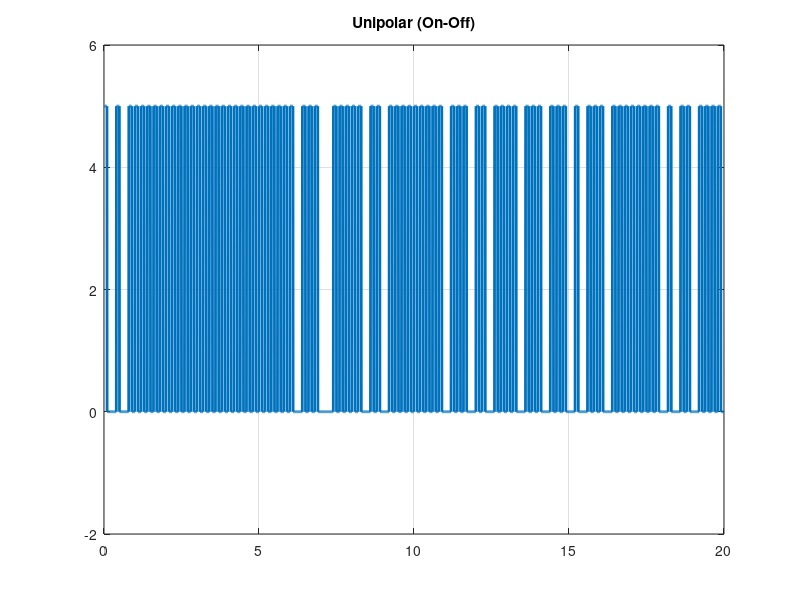
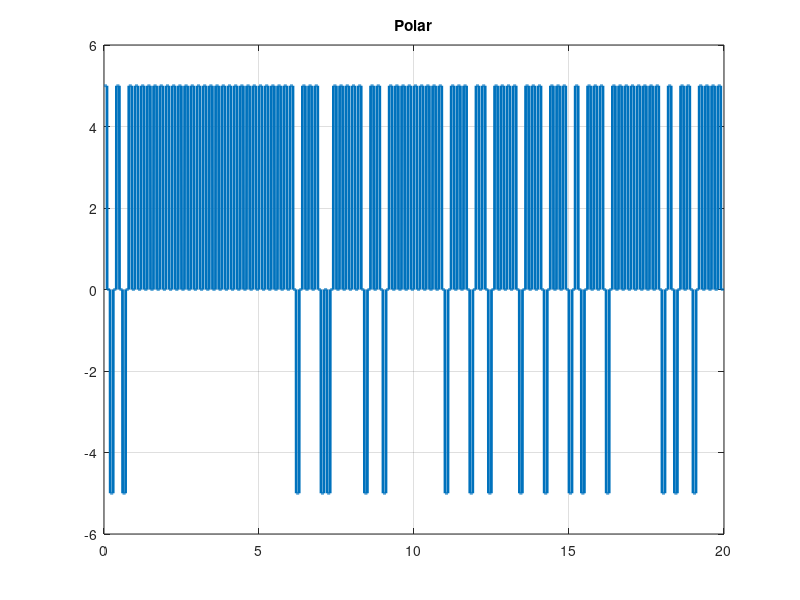
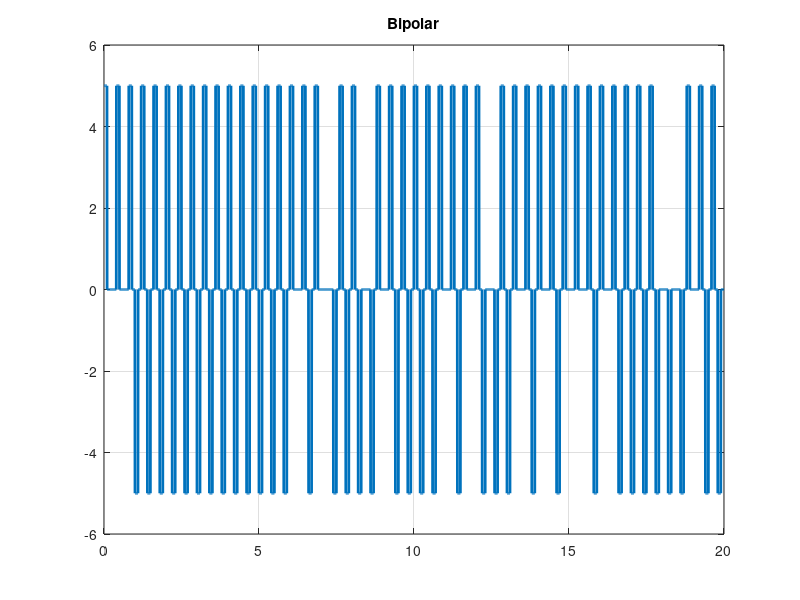
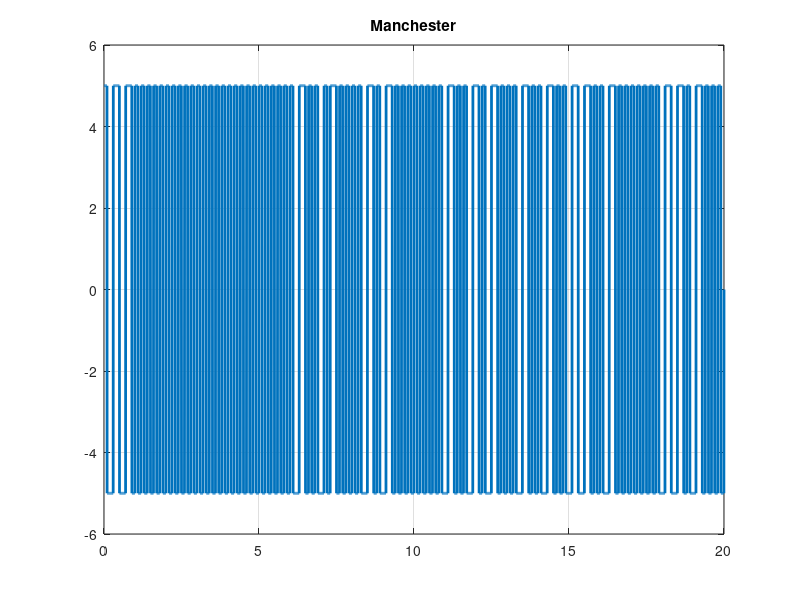

Reproduce these figures in MATLAB, in order. (Note: this script raises an error after producing the figures.)
%% Part 1
%% Create Bernoulli distribution
%%==============================
p = 0.7;

for i = 1:1:100
    num(i) = rand();

    if (num(i) > p)
        x(i) = 0;
    else
        x(i) = 1;
    end
end

%% Global Parameters
%%==================
Rb = 5; %Bitrate
Vp = 5; %Amplitiude
L = length(x); %100
T = L/Rb; %Length of Samples
Fs = 10*Rb; %Sample Frequency
dt = 1/(Rb*Fs); %Time Step
t = 0:dt:T;
M = length(t);
%% Part 2
%% Create On-Off Line Code
%%========================
Unipolar = zeros(1,M);

for i = 1:L
  if x(i) == 1
    Unipolar((i-1)*Fs+1:(i-0.5)*Fs) = 1*Vp;
    Unipolar((i-0.5)*Fs+1:i*Fs) = 0;
  else
    Unipolar((i-1)*Fs+1:i*Fs) = 0;
  end
end

figure;
plot(t,Unipolar,'LineWidth',2);
title('Unipolar (On-Off)');
ylim([-2,6]); grid;


%% Part 3
%% Create Polar Line Code
%%=======================

Polar = zeros(1,M); 
for i = 1:L
  if x(i) == 1
    Polar((i-1)*Fs+1:(i-0.5)*Fs) = 1*Vp;
    Polar((i-0.5)*Fs+1:i*Fs) = 0;
  else
    Polar((i-1)*Fs+1:(i-0.5)*Fs) = -1*Vp;
    Polar((i-0.5)*Fs+1:i*Fs) = 0;
  end
end

figure;
plot(t,Polar,'LineWidth',2);
title('Polar');
ylim([-6,6]); grid;

%% Part 4
%% Create Bipolar Line Code
%%============================
Bipolar = zeros(1,M); 
for i = 1:L
  if x(i) == 1 
      if (rem(i,2) == 0) % If even
        Bipolar((i-1)*Fs+1:(i-0.5)*Fs) = -1*Vp;
        Bipolar((i-0.5)*Fs+1:i*Fs) = 0;
      else % If odd
        Bipolar((i-1)*Fs+1:(i-0.5)*Fs) = 1*Vp;
        Bipolar((i-0.5)*Fs+1:i*Fs) = 0;
      end
  else
    Bipolar((i-1)*Fs+1:i*Fs) = 0;
  end
end
figure;
plot(t,Bipolar,'LineWidth',2);
title('Bipolar');
ylim([-6,6]); grid;


%% Part 5
%% Create Manchester Line Code
%%============================
Manchester = zeros(1,M);
for i = 1:L
  if x(i) == 1
    Manchester((i-1)*Fs+1:(i-0.5)*Fs) = 1*Vp;
    Manchester((i-0.5)*Fs+1:i*Fs) = -1*Vp;
  else
    Manchester((i-1)*Fs+1:(i-0.5)*Fs) = -1*Vp;
    Manchester((i-0.5)*Fs+1:i*Fs) = 1*Vp;
  end
end
figure;
plot(t,Manchester,'LineWidth',2);
title('Manchester');
ylim([-6,6]); grid;


%% Spectrum
%%=========
WelchEstimator = spectrum.welch;

UnipolarPSD = psd(WelchEstimator,Unipolar,'Fs',Fs);
PolarPSD = psd(WelchEstimator,Polar,'Fs',Fs);
BipolarPSD = psd(WelchEstimator,Bipolar,'Fs',Fs);
ManchesterPSD = psd(WelchEstimator,Manchester,'Fs',Fs);

figure; 
grid;
hold on;
p1 = plot(UnipolarPSD);
p2 = plot(PolarPSD); 
p3 = plot(BipolarPSD); 
p4 = plot(ManchesterPSD);

set(p1,'LineWidth', 2.5,'Color','r');
set(p2,'LineWidth', 2.5,'Color','b');
set(p3,'LineWidth', 2.5,'Color','g'); 
set(p4,'LineWidth', 2.5,'Color','k'); 
legend('Unipolar','Polar','Bipolar','Manchester');
